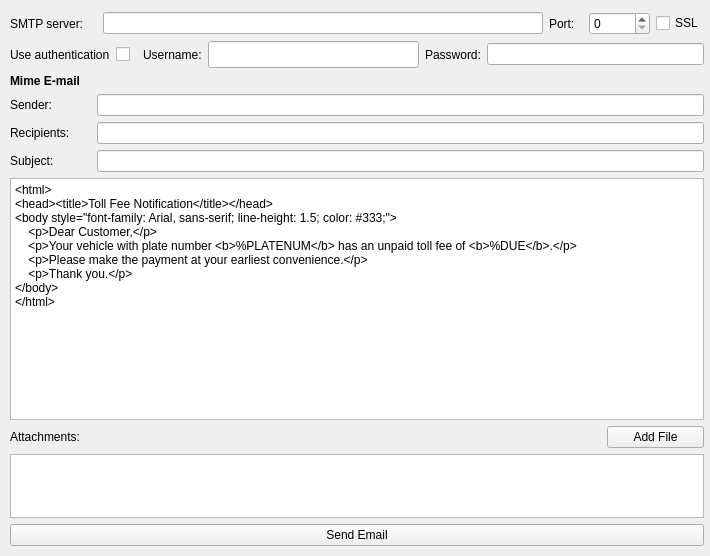
<?xml version="1.0" encoding="UTF-8"?>
<ui version="4.0">
 <class>SendEmail</class>
 <widget class="QWidget" name="SendEmail">
  <property name="geometry">
   <rect>
    <x>0</x>
    <y>0</y>
    <width>710</width>
    <height>556</height>
   </rect>
  </property>
  <property name="windowTitle">
   <string>Form</string>
  </property>
  <widget class="QWidget" name="layoutWidget">
   <property name="geometry">
    <rect>
     <x>10</x>
     <y>12</y>
     <width>694</width>
     <height>534</height>
    </rect>
   </property>
   <layout class="QVBoxLayout" name="verticalLayout_2">
    <item>
     <layout class="QHBoxLayout" name="horizontalLayout">
      <item>
       <widget class="QLabel" name="label">
        <property name="minimumSize">
         <size>
          <width>87</width>
          <height>17</height>
         </size>
        </property>
        <property name="maximumSize">
         <size>
          <width>87</width>
          <height>17</height>
         </size>
        </property>
        <property name="text">
         <string>SMTP server:</string>
        </property>
       </widget>
      </item>
      <item>
       <widget class="QLineEdit" name="host"/>
      </item>
      <item>
       <widget class="QLabel" name="label_2">
        <property name="minimumSize">
         <size>
          <width>34</width>
          <height>17</height>
         </size>
        </property>
        <property name="maximumSize">
         <size>
          <width>34</width>
          <height>17</height>
         </size>
        </property>
        <property name="text">
         <string>Port:</string>
        </property>
       </widget>
      </item>
      <item>
       <widget class="QSpinBox" name="port">
        <property name="maximum">
         <number>99999</number>
        </property>
       </widget>
      </item>
      <item>
       <widget class="QCheckBox" name="ssl">
        <property name="text">
         <string>SSL</string>
        </property>
       </widget>
      </item>
     </layout>
    </item>
    <item>
     <layout class="QHBoxLayout" name="horizontalLayout_6">
      <item>
       <layout class="QHBoxLayout" name="horizontalLayout_3">
        <item>
         <widget class="QLabel" name="label_4">
          <property name="font">
           <font>
            <bold>false</bold>
           </font>
          </property>
          <property name="text">
           <string>Use authentication</string>
          </property>
         </widget>
        </item>
        <item>
         <widget class="QCheckBox" name="auth">
          <property name="minimumSize">
           <size>
            <width>21</width>
            <height>21</height>
           </size>
          </property>
          <property name="maximumSize">
           <size>
            <width>21</width>
            <height>21</height>
           </size>
          </property>
          <property name="text">
           <string/>
          </property>
          <property name="tristate">
           <bool>false</bool>
          </property>
         </widget>
        </item>
       </layout>
      </item>
      <item>
       <layout class="QHBoxLayout" name="horizontalLayout_4">
        <item>
         <widget class="QLabel" name="label_5">
          <property name="text">
           <string>Username:</string>
          </property>
         </widget>
        </item>
        <item>
         <widget class="QLineEdit" name="username">
          <property name="minimumSize">
           <size>
            <width>211</width>
            <height>27</height>
           </size>
          </property>
          <property name="maximumSize">
           <size>
            <width>211</width>
            <height>27</height>
           </size>
          </property>
         </widget>
        </item>
        <item>
         <widget class="QLabel" name="label_6">
          <property name="text">
           <string>Password:</string>
          </property>
         </widget>
        </item>
        <item>
         <widget class="QLineEdit" name="password">
          <property name="echoMode">
           <enum>QLineEdit::EchoMode::Password</enum>
          </property>
         </widget>
        </item>
       </layout>
      </item>
     </layout>
    </item>
    <item>
     <widget class="QLabel" name="label_7">
      <property name="font">
       <font>
        <bold>true</bold>
       </font>
      </property>
      <property name="text">
       <string>Mime E-mail</string>
      </property>
     </widget>
    </item>
    <item>
     <layout class="QHBoxLayout" name="horizontalLayout_2">
      <item>
       <widget class="QLabel" name="label_8">
        <property name="minimumSize">
         <size>
          <width>81</width>
          <height>0</height>
         </size>
        </property>
        <property name="maximumSize">
         <size>
          <width>81</width>
          <height>16777215</height>
         </size>
        </property>
        <property name="text">
         <string>Sender:</string>
        </property>
       </widget>
      </item>
      <item>
       <widget class="QLineEdit" name="sender"/>
      </item>
     </layout>
    </item>
    <item>
     <layout class="QHBoxLayout" name="horizontalLayout_5">
      <item>
       <widget class="QLabel" name="label_9">
        <property name="minimumSize">
         <size>
          <width>81</width>
          <height>0</height>
         </size>
        </property>
        <property name="maximumSize">
         <size>
          <width>81</width>
          <height>16777215</height>
         </size>
        </property>
        <property name="text">
         <string>Recipients:</string>
        </property>
       </widget>
      </item>
      <item>
       <widget class="QLineEdit" name="recipients"/>
      </item>
     </layout>
    </item>
    <item>
     <layout class="QHBoxLayout" name="horizontalLayout_7">
      <item>
       <widget class="QLabel" name="label_10">
        <property name="minimumSize">
         <size>
          <width>81</width>
          <height>0</height>
         </size>
        </property>
        <property name="maximumSize">
         <size>
          <width>81</width>
          <height>16777215</height>
         </size>
        </property>
        <property name="text">
         <string>Subject:</string>
        </property>
       </widget>
      </item>
      <item>
       <widget class="QLineEdit" name="subject"/>
      </item>
     </layout>
    </item>
    <item>
     <widget class="QTextEdit" name="texteditor">
      <property name="html">
       <string>&lt;!DOCTYPE HTML PUBLIC &quot;-//W3C//DTD HTML 4.0//EN&quot; &quot;http://www.w3.org/TR/REC-html40/strict.dtd&quot;&gt;
&lt;html&gt;&lt;head&gt;&lt;meta name=&quot;qrichtext&quot; content=&quot;1&quot; /&gt;&lt;meta charset=&quot;utf-8&quot; /&gt;&lt;style type=&quot;text/css&quot;&gt;
p, li { white-space: pre-wrap; }
hr { height: 1px; border-width: 0; }
li.unchecked::marker { content: &quot;\2610&quot;; }
li.checked::marker { content: &quot;\2612&quot;; }
&lt;/style&gt;&lt;/head&gt;&lt;body style=&quot; font-family:'맑은 고딕'; font-size:9pt; font-weight:400; font-style:normal;&quot;&gt;
&lt;p style=&quot; margin-top:0px; margin-bottom:0px; margin-left:0px; margin-right:0px; -qt-block-indent:0; text-indent:0px;&quot;&gt;&amp;lt;html&amp;gt;&lt;/p&gt;
&lt;p style=&quot; margin-top:0px; margin-bottom:0px; margin-left:0px; margin-right:0px; -qt-block-indent:0; text-indent:0px;&quot;&gt;&amp;lt;head&amp;gt;&amp;lt;title&amp;gt;Toll Fee Notification&amp;lt;/title&amp;gt;&amp;lt;/head&amp;gt;&lt;/p&gt;
&lt;p style=&quot; margin-top:0px; margin-bottom:0px; margin-left:0px; margin-right:0px; -qt-block-indent:0; text-indent:0px;&quot;&gt;&amp;lt;body style=&amp;quot;font-family: Arial, sans-serif; line-height: 1.5; color: #333;&amp;quot;&amp;gt;&lt;/p&gt;
&lt;p style=&quot; margin-top:0px; margin-bottom:0px; margin-left:0px; margin-right:0px; -qt-block-indent:0; text-indent:0px;&quot;&gt;    &amp;lt;p&amp;gt;Dear Customer,&amp;lt;/p&amp;gt;&lt;/p&gt;
&lt;p style=&quot; margin-top:0px; margin-bottom:0px; margin-left:0px; margin-right:0px; -qt-block-indent:0; text-indent:0px;&quot;&gt;    &amp;lt;p&amp;gt;Your vehicle with plate number &amp;lt;b&amp;gt;%PLATENUM&amp;lt;/b&amp;gt; has an unpaid toll fee of &amp;lt;b&amp;gt;%DUE&amp;lt;/b&amp;gt;.&amp;lt;/p&amp;gt;&lt;/p&gt;
&lt;p style=&quot; margin-top:0px; margin-bottom:0px; margin-left:0px; margin-right:0px; -qt-block-indent:0; text-indent:0px;&quot;&gt;    &amp;lt;p&amp;gt;Please make the payment at your earliest convenience.&amp;lt;/p&amp;gt;&lt;/p&gt;
&lt;p style=&quot; margin-top:0px; margin-bottom:0px; margin-left:0px; margin-right:0px; -qt-block-indent:0; text-indent:0px;&quot;&gt;    &amp;lt;p&amp;gt;Thank you.&amp;lt;/p&amp;gt;&lt;/p&gt;
&lt;p style=&quot; margin-top:0px; margin-bottom:0px; margin-left:0px; margin-right:0px; -qt-block-indent:0; text-indent:0px;&quot;&gt;&amp;lt;/body&amp;gt;&lt;/p&gt;
&lt;p style=&quot; margin-top:0px; margin-bottom:0px; margin-left:0px; margin-right:0px; -qt-block-indent:0; text-indent:0px;&quot;&gt;&amp;lt;/html&amp;gt;&lt;/p&gt;
&lt;p style=&quot;-qt-paragraph-type:empty; margin-top:0px; margin-bottom:0px; margin-left:0px; margin-right:0px; -qt-block-indent:0; text-indent:0px;&quot;&gt;&lt;br /&gt;&lt;/p&gt;&lt;/body&gt;&lt;/html&gt;</string>
      </property>
      <property name="textInteractionFlags">
       <set>Qt::TextInteractionFlag::LinksAccessibleByKeyboard|Qt::TextInteractionFlag::LinksAccessibleByMouse|Qt::TextInteractionFlag::TextBrowserInteraction|Qt::TextInteractionFlag::TextEditable|Qt::TextInteractionFlag::TextEditorInteraction|Qt::TextInteractionFlag::TextSelectableByKeyboard|Qt::TextInteractionFlag::TextSelectableByMouse</set>
      </property>
     </widget>
    </item>
    <item>
     <layout class="QVBoxLayout" name="verticalLayout">
      <item>
       <layout class="QHBoxLayout" name="horizontalLayout_8">
        <item>
         <widget class="QLabel" name="label_3">
          <property name="text">
           <string>Attachments:</string>
          </property>
         </widget>
        </item>
        <item>
         <widget class="QPushButton" name="addAttachment">
          <property name="minimumSize">
           <size>
            <width>97</width>
            <height>0</height>
           </size>
          </property>
          <property name="maximumSize">
           <size>
            <width>97</width>
            <height>16777215</height>
           </size>
          </property>
          <property name="text">
           <string>Add File</string>
          </property>
         </widget>
        </item>
       </layout>
      </item>
      <item>
       <widget class="QListWidget" name="attachments">
        <property name="maximumSize">
         <size>
          <width>16777215</width>
          <height>64</height>
         </size>
        </property>
       </widget>
      </item>
     </layout>
    </item>
    <item>
     <widget class="QPushButton" name="sendEmail">
      <property name="text">
       <string>Send Email</string>
      </property>
     </widget>
    </item>
   </layout>
  </widget>
 </widget>
 <resources/>
 <connections/>
</ui>
